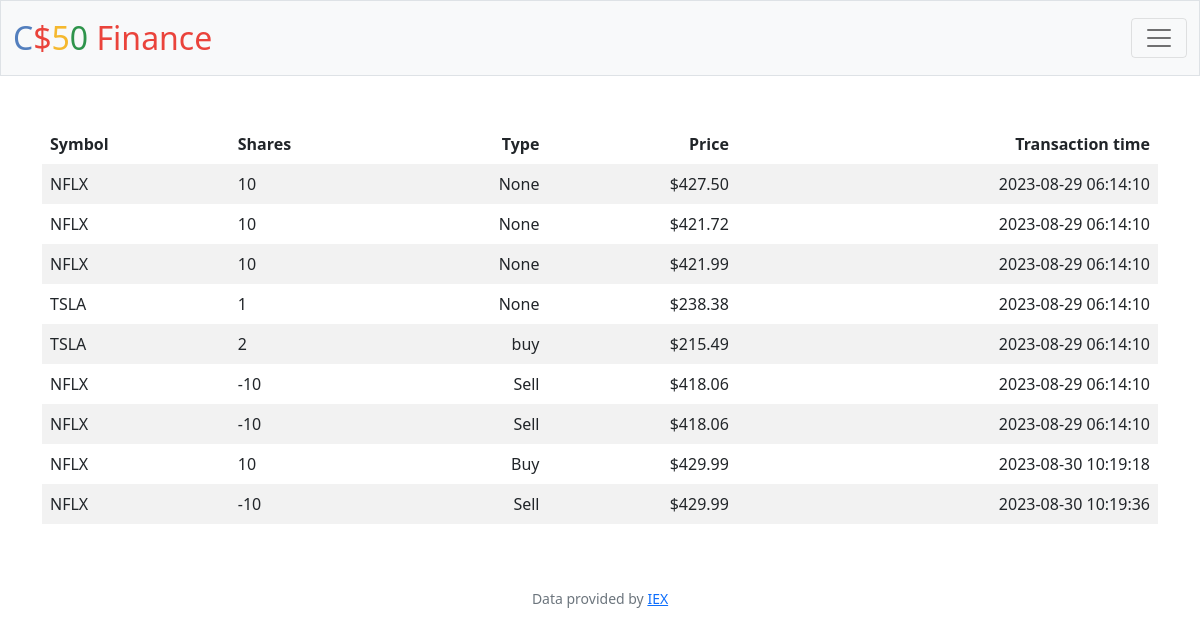
Screenshot of /history (signed in) with the database file from the repository.
### tables this page shows
CREATE TABLE 'buyers' (
    id INTEGER PRIMARY KEY AUTOINCREMENT NOT NULL,
    user_id INTEGER,
    stock_symbol text,
    price FLOAT NOT NULL,
    no_of_stocks INTEGER NOT NULL,
    amount FLOAT NOT NULL, type text, 'time'  TIMESTAMP DEFAULT CURRENT_TIMESTAMP ,
    FOREIGN KEY (user_id) REFERENCES users(id)
);

### app.py (the view)
@app.route("/history")
@login_required
def history():
    transactions = db.execute(
        "SELECT stock_symbol, no_of_stocks, type, price, time FROM buyers WHERE user_id = ?",
        session["user_id"],
    )
    return render_template("history.html", transactions=transactions, usd=usd)

### app.py (called while the page is built)
@app.after_request
def after_request(response):
    response.headers["Cache-Control"] = "no-cache, no-store, must-revalidate"
    response.headers["Expires"] = 0
    response.headers["Pragma"] = "no-cache"
    return response

### helpers.py (called while the page is built)
def login_required(f):
    @wraps(f)
    def decorated_function(*args, **kwargs):
        if session.get("user_id") is None:
            return redirect("/login")
        return f(*args, **kwargs)
    return decorated_function

def usd(value):
    return f"${value:,.2f}"

### templates/history.html (shortened to what this page needs)
{% extends "layout.html" %}
{% block main %}
    <table class="table table-striped table-borderless">
        <thead>
            <tr>
                <th class="text-start">Symbol</th>
                <th class="text-start">Shares</th>
                <th class="text-end">Type</th>
                <th class="text-end">Price</th>
                <th class="text-end">Transaction time</th>
            </tr>
        </thead>
        <tbody>
            {% for transaction in transactions %}
                <tr>
                    <td class="text-start">{{ transaction["stock_symbol"] | upper }}</td>
                    <td class="text-start">{{ transaction["no_of_stocks"]}}</td>
                    <td class="text-end">{{ transaction["type"] }}</td>
                    <td class="text-end">{{ usd(transaction["price"]) }}</td>
                    <td class="text-end">{{ transaction["time"] }}</td>
                </tr>
            {% endfor %}
        </tbody>
    </table>
{% endblock %}

### templates/layout.html (shortened to what this page needs)
<!DOCTYPE html>
<html lang="en">
    <head>
        <link href="https://cdn.jsdelivr.net/npm/bootstrap@5.1.3/dist/css/bootstrap.min.css" rel="stylesheet">
        <link href="/static/styles.css" rel="stylesheet">
    </head>
    <body>
        <nav class="bg-light border navbar na-md bar-expand-md navbar-light">
            <div class="container-fluid">
                <a class="navbar-brand" href="/"><span class="blue">C</span><span class="red">$</span><span class="yellow">5</span><span class="green">0</span> <span class="red">Finance</span></a>
                <button aria-controls="navbar" aria-expanded="false" aria-label="Toggle navigation" class="navbar-toggler" data-bs-target="#navbar" data-bs-toggle="collapse" type="button">
                    <span class="navbar-toggler-icon"></span>
                </button>
            </div>
        </nav>
        <main class="container py-5 text-center">
            {% block main %}{% endblock %}
        </main>
        <footer class="mb-5 small text-center text-muted">
            Data provided by <a href="https://iexcloud.io/">IEX</a>
        </footer>
    </body>
</html>

### static/styles.css (style rules this page uses)
nav .navbar-brand { font-size: xx-large; }
nav .navbar-brand .blue { color: #537fbe; }
nav .navbar-brand .red { color: #ea433b; }
nav .navbar-brand .yellow { color: #f5b82e; }
nav .navbar-brand .green { color: #2e944b; }

### rows the page displays
buyers: price "$427.50"
buyers: price "$421.72"
buyers: price "$421.99"
buyers: price "$238.38"
buyers: price "$215.49"
buyers: price "$418.06"
buyers: price "$418.06"
buyers: price "$429.99"
buyers: price "$429.99"
